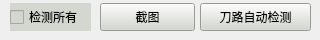
    <widget class="QWidget" name="tab_5">
     <attribute name="title">
      <string>刀路测试</string>
     </attribute>
     <widget class="QPushButton" name="bntScreen">
      <property name="enabled">
       <bool>true</bool>
      </property>
      <property name="geometry">
       <rect>
        <x>100</x>
        <y>3</y>
        <width>95</width>
        <height>28</height>
       </rect>
      </property>
      <property name="minimumSize">
       <size>
        <width>0</width>
        <height>0</height>
       </size>
      </property>
      <property name="maximumSize">
       <size>
        <width>150</width>
        <height>100000</height>
       </size>
      </property>
      <property name="styleSheet">
       <string notr="true">background-color: rgb(211, 215, 207);
font: 11pt &quot;Ubuntu&quot;;</string>
      </property>
      <property name="text">
       <string>截图</string>
      </property>
      <property name="checkable">
       <bool>false</bool>
      </property>
     </widget>
     <widget class="QPushButton" name="tpAutoCheck">
      <property name="geometry">
       <rect>
        <x>200</x>
        <y>3</y>
        <width>111</width>
        <height>28</height>
       </rect>
      </property>
      <property name="styleSheet">
       <string notr="true">background-color: rgb(211, 215, 207);
font: 11pt &quot;Ubuntu&quot;;</string>
      </property>
      <property name="text">
       <string>刀路自动检测</string>
      </property>
     </widget>
     <widget class="QCheckBox" name="isCheckAllTP">
      <property name="geometry">
       <rect>
        <x>10</x>
        <y>3</y>
        <width>81</width>
        <height>28</height>
       </rect>
      </property>
      <property name="styleSheet">
       <string notr="true">background-color: rgb(211, 215, 207);
font: 11pt &quot;Ubuntu&quot;;</string>
      </property>
      <property name="text">
       <string>检测所有</string>
      </property>
      <property name="checked">
       <bool>false</bool>
      </property>
     </widget>
    </widget>
